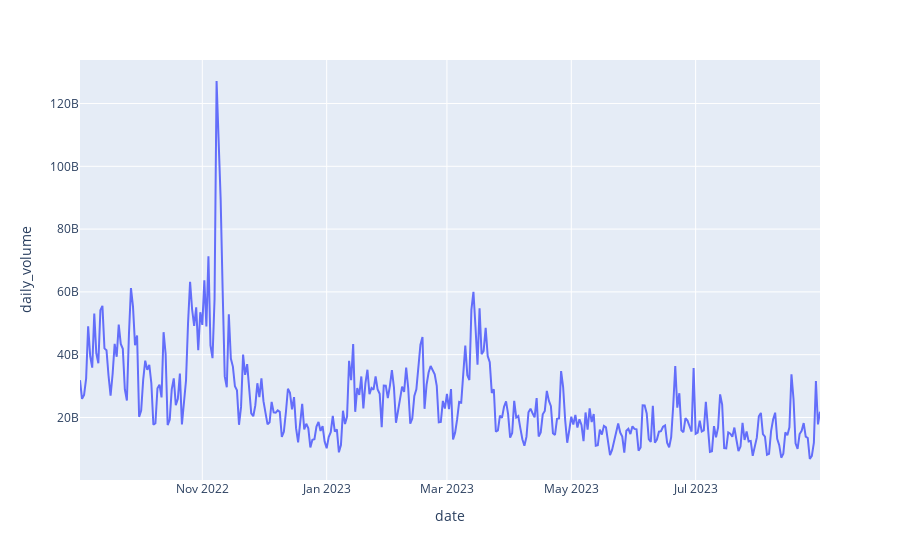

Notebook source saved alongside this figure:
### Code cell
fig = px.line(mineable, x="date", y="daily_volume", title="")
fig.show()

### Figure 1 — Plotly figure (JSON) as saved in the notebook; plotly's stock layout.template omitted (floating-point values rounded to 4 significant figures; data arrays with more than 128 entries replaced by an {"elided": "..."} marker saying what was removed)
{"data": [{"hovertemplate": "date=%{x}<br>daily_volume=%{y}<extra></extra>", "legendgroup": "", "line": {"color": "#636efa", "dash": "solid"}, "marker": {"symbol": "circle"}, "mode": "lines", "name": "", "orientation": "v", "showlegend": false, "type": "scatter", "x": {"elided": "364 str values"}, "xaxis": "x", "y": {"elided": "364 float values"}, "yaxis": "y"}], "layout": {"legend": {"tracegroupgap": 0}, "margin": {"t": 60}, "xaxis": {"anchor": "y", "domain": [0, 1], "title": {"text": "date"}}, "yaxis": {"anchor": "x", "domain": [0, 1], "title": {"text": "daily_volume"}}}}
